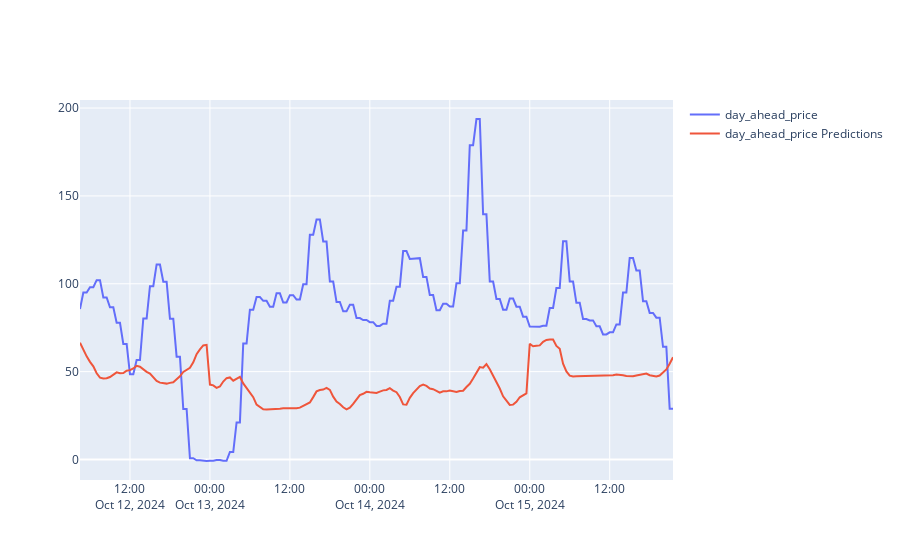

Source (notebook cell):
### Code cell
#plot imbalance price and predictions
fig = go.Figure()
fig.add_trace(go.Scatter(x=df_api_new_merged2_test["timestamp_utc"], y=df_api_new_merged2_test["day_ahead_price"], mode='lines', name='day_ahead_price'))
fig.add_trace(go.Scatter(x=df_api_new_merged2_test["timestamp_utc"], y=df_api_new_merged2_test["day_ahead_price_predictions_2"], mode='lines', name='day_ahead_price Predictions'))

### Figure 1 — Plotly figure (JSON) as saved in the notebook; plotly's stock layout.template omitted (floating-point values rounded to 4 significant figures; data arrays with more than 128 entries replaced by an {"elided": "..."} marker saying what was removed)
{"data": [{"mode": "lines", "name": "day_ahead_price", "type": "scatter", "x": {"elided": "178 str values"}, "y": {"elided": "178 float values"}}, {"mode": "lines", "name": "day_ahead_price Predictions", "type": "scatter", "x": {"elided": "178 str values"}, "y": {"elided": "178 float values"}}], "layout": {}}
